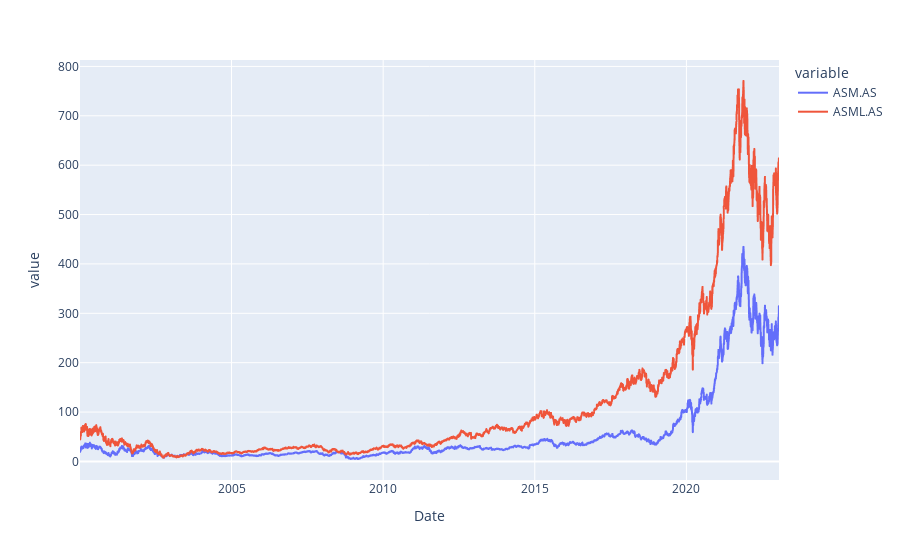

Here is the notebook cell this chart was saved with:
### Code cell
close.plot()

### Figure 1 — Plotly figure (JSON) as saved in the notebook; plotly's stock layout.template omitted (floating-point values rounded to 4 significant figures; data arrays with more than 128 entries replaced by an {"elided": "..."} marker saying what was removed)
{"data": [{"hovertemplate": "variable=ASM.AS<br>Date=%{x}<br>value=%{y}<extra></extra>", "legendgroup": "ASM.AS", "line": {"color": "#636efa", "dash": "solid"}, "marker": {"symbol": "circle"}, "mode": "lines", "name": "ASM.AS", "showlegend": true, "type": "scattergl", "x": {"elided": "5935 str values"}, "xaxis": "x", "y": {"elided": "5935 float values"}, "yaxis": "y"}, {"hovertemplate": "variable=ASML.AS<br>Date=%{x}<br>value=%{y}<extra></extra>", "legendgroup": "ASML.AS", "line": {"color": "#EF553B", "dash": "solid"}, "marker": {"symbol": "circle"}, "mode": "lines", "name": "ASML.AS", "showlegend": true, "type": "scattergl", "x": {"elided": "5935 str values"}, "xaxis": "x", "y": {"elided": "5935 float values"}, "yaxis": "y"}], "layout": {"legend": {"title": {"text": "variable"}, "tracegroupgap": 0}, "margin": {"t": 60}, "xaxis": {"anchor": "y", "domain": [0, 1], "title": {"text": "Date"}}, "yaxis": {"anchor": "x", "domain": [0, 1], "title": {"text": "value"}}}}
